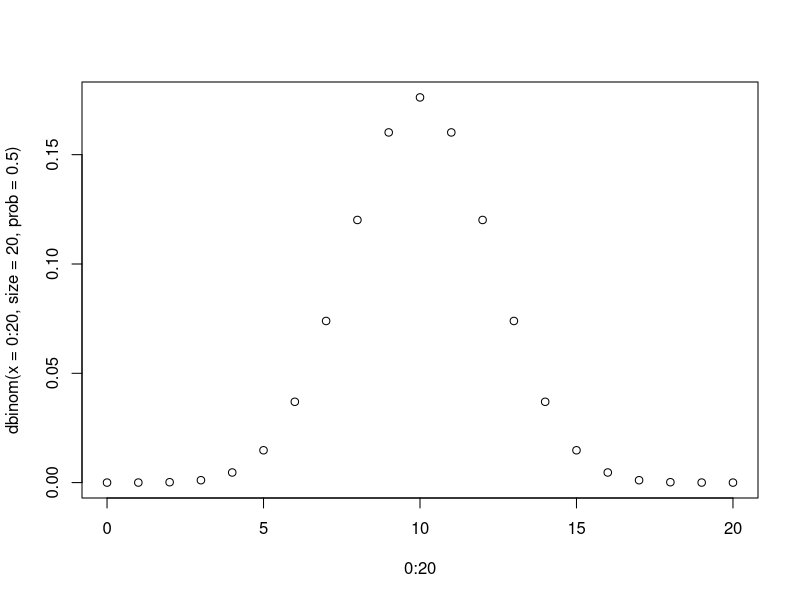
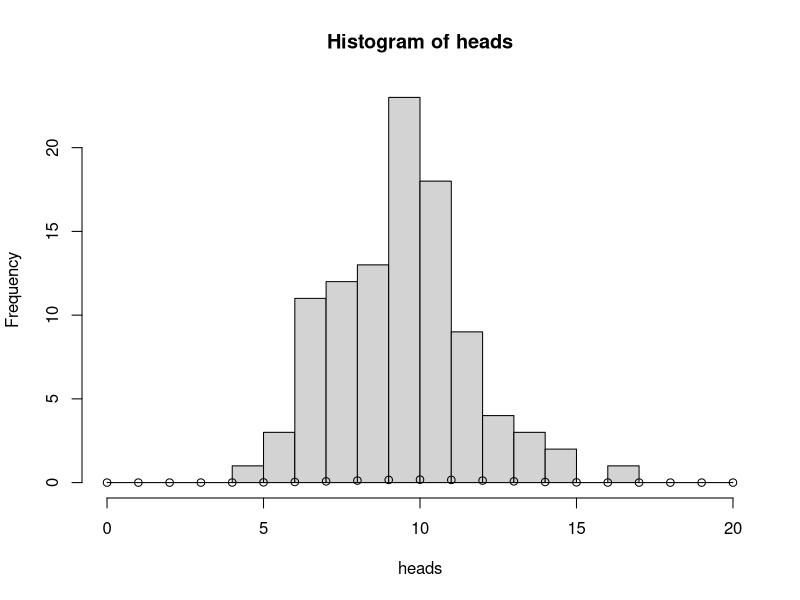
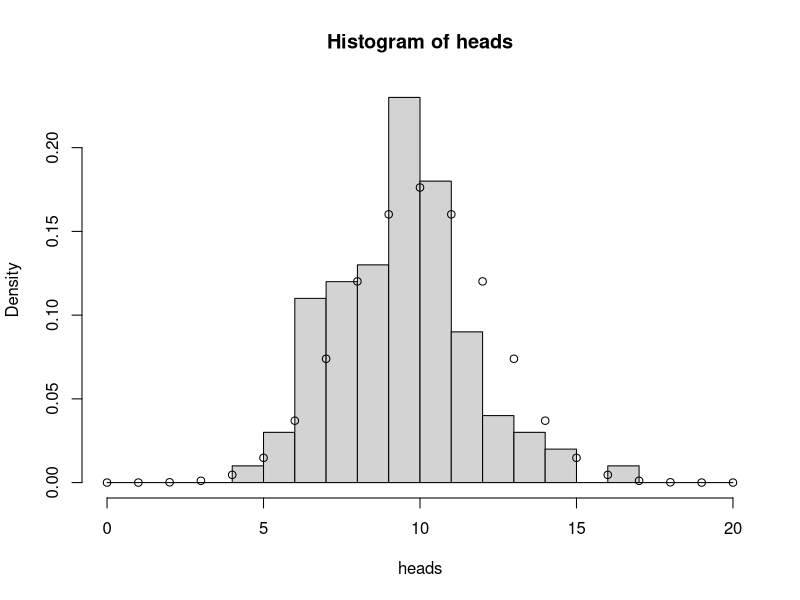
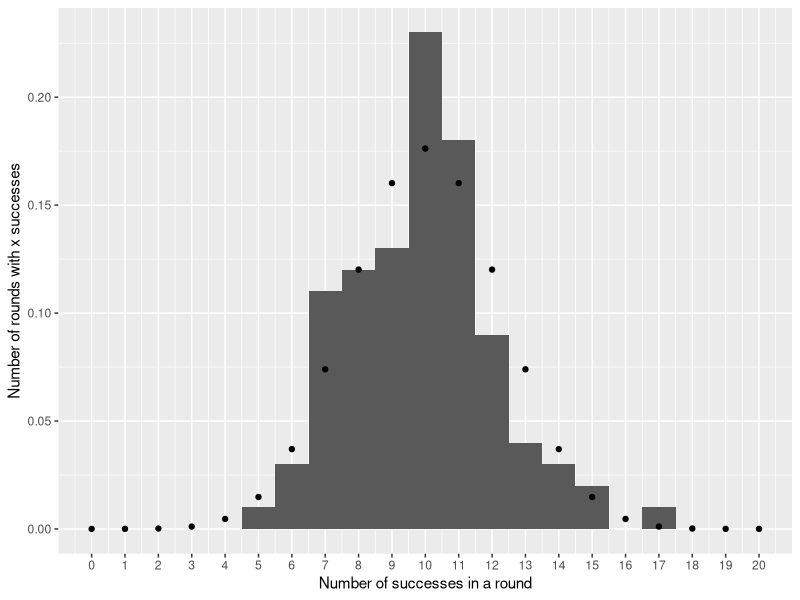
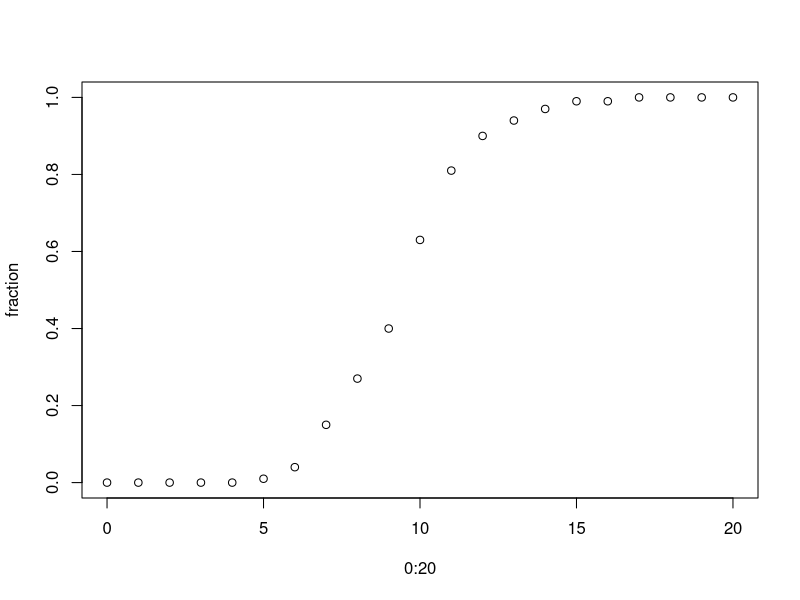
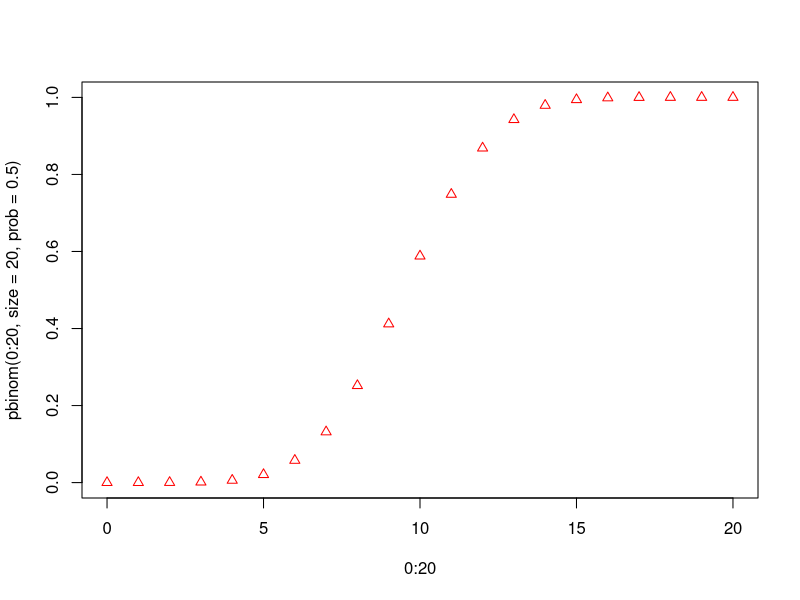
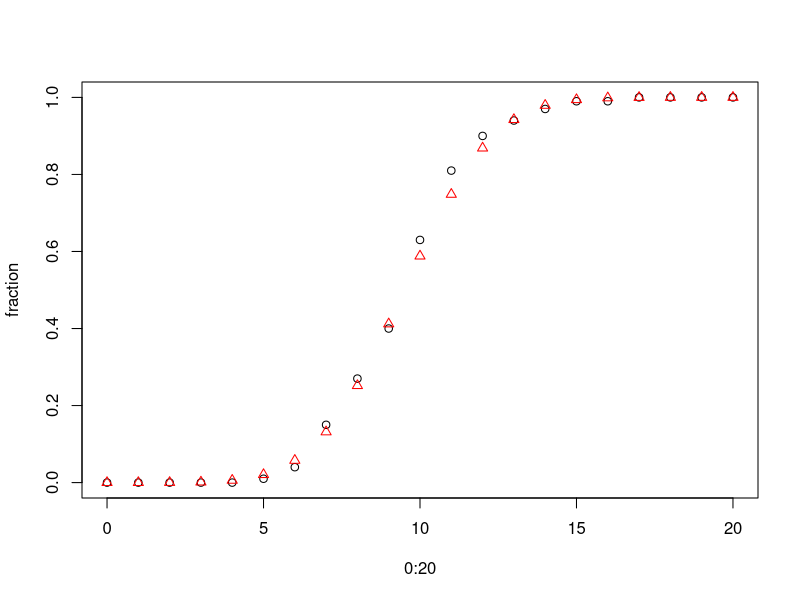
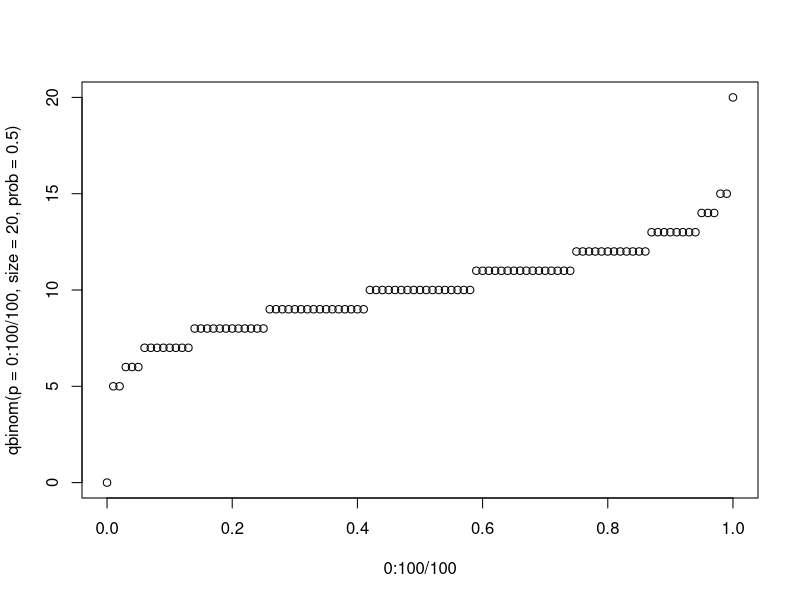

The R script that drew these images, in order:
## ---- chunk 1
## Binomial, coin-flips
# The number of heads from one trial with 20 coins, each coin having a 50% probability of landing on heads.
rbinom(n=1, size=20, prob=0.5)

# The number of heads in each of twenty trials with 20 coins, each coin having  a 50% probability of landing on heads.
rbinom(n=20, size=20, prob=0.5)
## ---- chunk 2
# The number of heads in each of twenty trials with 20 coins, each coin having  a 33% probability of landing on heads.
rbinom(n=20, size=20, prob=0.33)
## ---- chunk 3
sim <- rbinom(1e6, size=20, prob = 0.5)
sum(sim == 2)/length(sim)
## ---- chunk 4
dbinom(x=2, size=20, prob=0.5)
## ---- chunk 5
dbinom(x=0:20, size=20, prob=0.5)
## ---- chunk 6
plot(x=0:20, y=dbinom(x=0:20, size=20, prob=0.5))
## ---- chunk 7
# remake our heads data set for a fair coin
heads <- rbinom(n=100, size=20, prob=0.5)
#plot the histogram
hist(heads, breaks=0:20)

# add the points of the theoretical expectation
points(x=0:20, y=dbinom(x=0:20, size=20, prob=0.5))
## ---- chunk 8
#plot the histogram, with a y axis of the proportion
hist(heads, breaks=0:20, freq=FALSE)

# add the points of the theoretical expectation
points(x=0:20, y=dbinom(x=0:20, size=20, prob=0.5))
## ---- chunk 9
#| message: false
library(tidyverse)

ggplot(tibble(x=heads), aes(x)) + 
  geom_histogram(aes(y=after_stat(density)), 
                 binwidth=1, ) + 
  stat_function(fun=dbinom, 
                args=list(size=20, prob=0.5), 
                n=21, 
                geom="point") +
  scale_x_continuous("Number of successes in a round", 
                     limits=c(0,20), 
                     breaks=0:20) + 
  scale_y_continuous("Number of rounds with x successes")
## ---- chunk 10
sum(heads <= 12) / length(heads)
## ---- chunk 11
fraction <- numeric()

for(i in 0:20){
  fraction[i+1] <- sum(heads <= i) / length(heads)
}
fraction
plot(x=0:20, y=fraction)
## ---- chunk 12
print(hist(heads, breaks=0:21, plot=FALSE)) # Look in density

cumsum( hist(heads, breaks=0:21, plot=FALSE)$density )
## ---- chunk 13
pbinom(0:20, size=20, prob=0.5)

plot(x=0:20, y=pbinom(0:20, size=20, prob=0.5), col = "red", pch = 2)
## ---- chunk 14
plot(x=0:20, y=fraction)
points(x=0:20, y=pbinom(0:20, size=20, prob=0.5), col = "red", pch = 2)
## ---- chunk 15
qbinom(p=0.95, size=20, prob=0.5)
## ---- chunk 16
plot(x=0:100/100, 
     qbinom(p=0:100/100, size=20, prob=0.5)
     )
## ---- chunk 17
#| echo: false
#| message: false
#| warning: false
#| fig-cap: The relationships and function of the PDF (dbinom), random deviate generating function (rbinom), CDF (pbinom), and quantile function (qbinom) of the binomial distribution. Follow the arrows from input to ouput. Note the line from x=9.5 is defined as 0 in dbinom, but 0.412 in pbinom. Also, qbinom for 0.412 yields 9. Think about why. 

library(cowplot)
theme_set(theme_minimal())

df <- tibble(x=0:20, 
       prob = dbinom(x, size = 20, prob = 0.5), 
       cump = pbinom(x, size = 20, prob = 0.5))

segs <- tibble(x = c(5, 8, 9.5,  11), 
               prob = dbinom(x, size = 20, prob = 0.5), 
              cump = pbinom(x, size = 20, prob = 0.5), 
              qump = qbinom(cump, size = 20, prob = 0.5))

# dbinom
dp <- ggplot(df, aes(x, prob)) + geom_point() +
  geom_segment(data=segs, aes(xend = x, y=0, yend = prob), col = "red") + 
  geom_segment(data=segs, aes(x=x, xend=0, y=prob, yend=prob), col = "red", arrow = arrow(type = "closed", length = unit(0.2, "cm"))) + 
  labs(y="Probability mass", 
       title = "dbinom()") + 
  scale_x_continuous(minor_breaks = 0:20)

# rbinom
rp <- ggplot(df, aes(x, prob)) + geom_point() +
  geom_segment(data=tibble(x=rbinom(n=7, size = 20, prob=0.5), prob=dbinom(x, size = 20, prob=0.5)), aes(x=x, xend=x, y=prob, yend=0), col = "orange", arrow = arrow(type = "closed", length = unit(0.2, "cm"))) + 
  labs(y="", 
       title = "rbinom()") + 
  scale_x_continuous(minor_breaks = 0:20)

# pbinom
pp <- ggplot(df, aes(x, cump)) + geom_point() + geom_step(direction="hv") +
  geom_segment(data=segs, aes(xend = x, y=0, yend = cump), col = "darkgreen") + 
  geom_segment(data=segs, aes(x=x, xend=0, y=cump, yend=cump), col = "darkgreen", arrow = arrow(type = "closed", length = unit(0.2, "cm"))) + 
  labs(y="Cumulative probability", 
       title = "pbinom()") + 
  scale_x_continuous(minor_breaks = 0:20)

# qbinom

qp <- ggplot(df, aes(x, cump)) + geom_point() + geom_step(direction="hv") +
  geom_segment(data=segs, aes(x=qump, xend = qump, y=cump, yend = 0), col = "blue", arrow = arrow(type = "closed", length = unit(0.2, "cm"))) + 
  geom_segment(data=segs, aes(x=qump, xend=0, y=cump, yend=cump), col = "blue") + 
  labs(y="", 
       title = "qbinom()") + 
  scale_x_continuous(minor_breaks = 0:20)

plot_grid(dp, rp, pp, qp)
## ---- chunk 18
#| echo: false
#| fig-cap: The relationships and function of the PDF (dnorm), random deviate generating function (rnorm), CDF (pnorm), and quantile function (qnorm) of the normal or Gaussian distribution. Follow the arrows from input to ouput.

library(cowplot)
theme_set(theme_minimal())

df <- tibble(x=seq(-4, 4, length.out=500), 
       prob = dnorm(x), 
       cump = pnorm(x))

segs <- tibble(x = c(0.7, -1.2, -0.4), 
               prob = dnorm(x), 
               cump = pnorm(x))

# dnorm
dp <- ggplot(df, aes(x, prob)) + geom_line() +
  geom_segment(data=segs, aes(xend = x, y=0, yend = prob), col = "red") + 
  geom_segment(data=segs, aes(x=x, xend=-4, y=prob, yend=prob), col = "red", arrow = arrow(type = "closed", length = unit(0.2, "cm"))) + 
  labs(y="Probability density", 
       title = "dnorm()")

# rnorm
rp <- ggplot(df, aes(x, prob)) + geom_line() +
  geom_segment(data=tibble(x=rnorm(7), prob=dnorm(x)), aes(x=x, xend=x, y=prob, yend=0), col = "orange", arrow = arrow(type = "closed", length = unit(0.2, "cm"))) + 
  labs(y="", 
       title = "rnorm()")

# pnorm
pp <- ggplot(df, aes(x, cump)) + geom_line() +
  geom_segment(data=segs, aes(xend = x, y=0, yend = cump), col = "darkgreen") + 
  geom_segment(data=segs, aes(x=x, xend=-4, y=cump, yend=cump), col = "darkgreen", arrow = arrow(type = "closed", length = unit(0.2, "cm"))) + 
  labs(y="Cumulative probability", 
       title = "pnorm()")

# qnorm

qp <- ggplot(df, aes(x, cump)) + geom_line() +
  geom_segment(data=segs, aes(xend = x, y=cump, yend = 0), col = "blue", arrow = arrow(type = "closed", length = unit(0.2, "cm"))) + 
  geom_segment(data=segs, aes(x=x, xend=-4, y=cump, yend=cump), col = "blue") + 
  labs(y="", 
       title = "qnorm()")

plot_grid(dp, rp, pp, qp)
## ---- chunk 19
#| include: false
#| 
tmp <- rbinom(1e6, 25, 0.65)/25
mean(tmp)
sd(tmp)

ggplot(tibble(p = tmp), aes(x=p)) + 
  geom_histogram(aes(y = after_stat(density)), binwidth = 0.04) +
  stat_function(fun = dnorm, args = list(mean = 0.651304, sd = 0.09549791)) + scale_x_continuous("p", limits = c(0,1))
  
